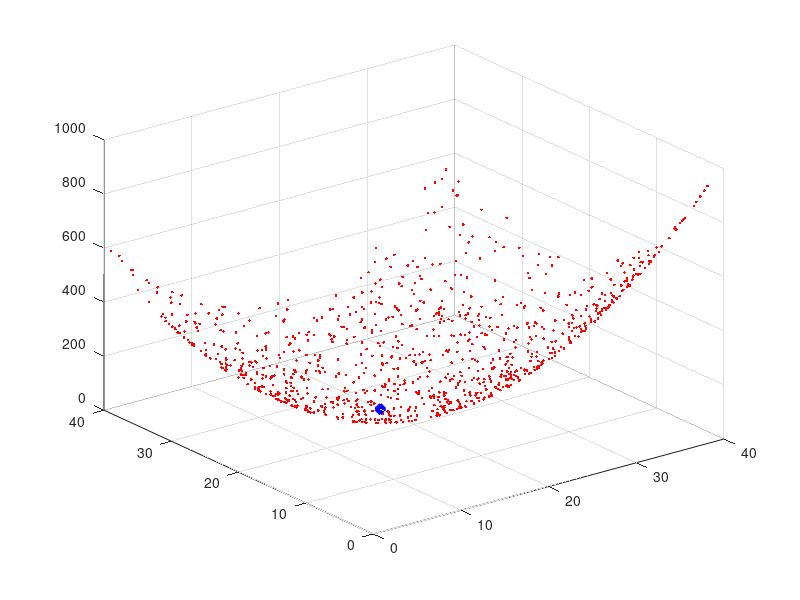

The MATLAB script that drew this image:
clc;clear all;close all;
%% initialization
%
swarm_size = 64;                       % number of the swarm particles
maxIter = 50;                          % maximum number of iterations
inertia = 1.0;
correction_factor = 2.0;
% set the position of the initial swarm
a = 1:8;
[X,Y] = meshgrid(a,a);
C = cat(2,X',Y');
D = reshape(C,[],2);
swarm(1:swarm_size,1,1:2) = D;          % set the position of the particles in 2D
swarm(:,2,:) = 0;                       % set initial velocity for particles
swarm(:,4,1) = 1000;                    % set the best value so far

plotObjFcn = 1;                         % set to zero if you do not need a final plot

%% define the objective funcion here (vectorized form)
objfcn =  @(x)(x(:,1) - 20).^2 + (x(:,2) - 25).^2;

tic;
%% The main loop of PSO
for iter = 1:maxIter
    swarm(:, 1, 1) = swarm(:, 1, 1) + swarm(:, 2, 1)/1.3;       %update x position with the velocity
    swarm(:, 1, 2) = swarm(:, 1, 2) + swarm(:, 2, 2)/1.3;       %update y position with the velocity
    x = swarm(:, 1, 1);                                         % get the updated position
    y = swarm(:, 1, 2);                                         % updated position
    fval = objfcn([x y]);                                       % evaluate the function using the position of the particle
    
    % compare the function values to find the best ones
    for ii = 1:swarm_size
        if fval(ii,1) < swarm(ii,4,1)
            swarm(ii, 3, 1) = swarm(ii, 1, 1);                  % update best x position,
            swarm(ii, 3, 2) = swarm(ii, 1, 2);                  % update best y postions
            swarm(ii, 4, 1) = fval(ii,1);                       % update the best value so far
        end
    end
    
    [~, gbest] = min(swarm(:, 4, 1));                           % find the best function value in total
    
    % update the velocity of the particles
    swarm(:, 2, 1) = inertia*(rand(swarm_size,1).*swarm(:, 2, 1)) + correction_factor*(rand(swarm_size,1).*(swarm(:, 3, 1) ...
        - swarm(:, 1, 1))) + correction_factor*(rand(swarm_size,1).*(swarm(gbest, 3, 1) - swarm(:, 1, 1)));   %x velocity component
    swarm(:, 2, 2) = inertia*(rand(swarm_size,1).*swarm(:, 2, 2)) + correction_factor*(rand(swarm_size,1).*(swarm(:, 3, 2) ...
        - swarm(:, 1, 2))) + correction_factor*(rand(swarm_size,1).*(swarm(gbest, 3, 2) - swarm(:, 1, 2)));   %y velocity component
    
    % plot the particles
    clf;plot(swarm(:, 1, 1), swarm(:, 1, 2), 'bx');             % drawing swarm movements
    axis([-2 40 -2 40]);
    pause(.1);                                                 % un-comment this line to decrease the animation speed
    disp(['iteration: ' num2str(iter)]);
end
toc
%% plot the function
if plotObjFcn
    ub = 40;
    lb = 0;
    npoints = 1000;
    x = (ub-lb) .* rand(npoints,2) + lb;
    for ii = 1:npoints
        f = objfcn([x(ii,1) x(ii,2)]);
        plot3(x(ii,1),x(ii,2),f,'.r');hold on
    end
    plot3(swarm(1,3,1),swarm(1,3,2),swarm(1,4,1),'xb','linewidth',5,'Markersize',5);grid
end
